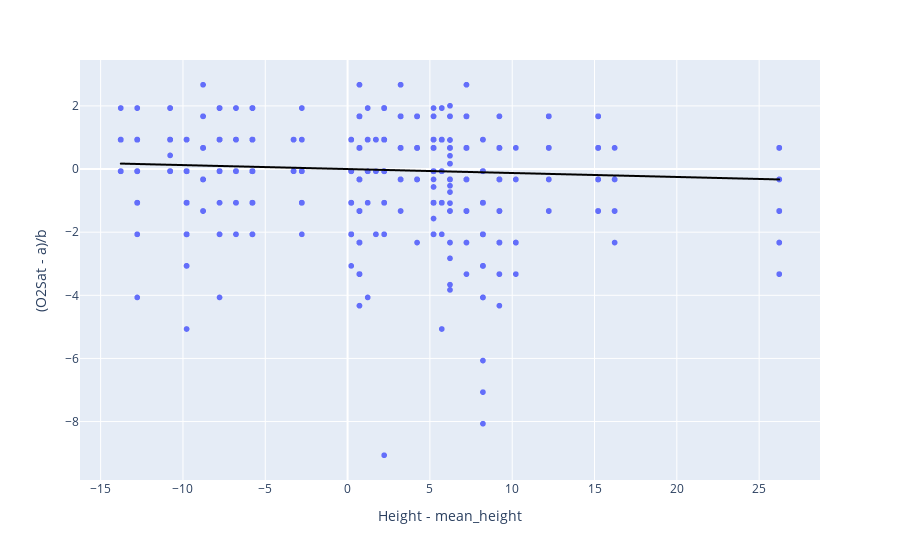

The cell this chart's notebook holds for it:
### Code cell
# Plot the residuals of the fit O2 Saturation = a + b*isMale against Height

df_healthiest = filter_healthiest(df, 80)
df_healthiest["(O2Sat - a)/b"] = df_healthiest.apply(
    lambda x: compute_O2Sat_residual_after_sex_fit(x, a[-3], b[-3]), axis=1
)
df_healthiest["Height - mean_height"] = (
    df_healthiest.Height - df_healthiest.Height.mean()
)

# Compute an print correlation between those residuals and height
print(
    f"Correlation between (O2Sat - a)/b and Height: {df_healthiest['(O2Sat - a)/b'].corr(df_healthiest.Height)}"
)

# Plot those residuals with height with trendline linera
fig = px.scatter(
    df_healthiest,
    x="Height - mean_height",
    # x="Height",
    y="(O2Sat - a)/b",
    trendline="ols",
    trendline_color_override="black",
)
fig.show()

### Figure 1 — Plotly figure (JSON) as saved in the notebook; plotly's stock layout.template omitted (floating-point values rounded to 4 significant figures; data arrays with more than 128 entries replaced by an {"elided": "..."} marker saying what was removed)
{"data": [{"hovertemplate": "Height - mean_height=%{x}<br>(O2Sat - a)/b=%{y}<extra></extra>", "legendgroup": "", "marker": {"color": "#636efa", "symbol": "circle"}, "mode": "markers", "name": "", "showlegend": false, "type": "scattergl", "x": {"elided": "3749 float values"}, "xaxis": "x", "y": {"elided": "3749 float values"}, "yaxis": "y"}, {"hovertemplate": "<b>OLS trendline</b><br>(O2Sat - a)/b = -0.0125479 * Height - mean_height + -5.18682e-16<br>R<sup>2</sup>=0.008442<br><br>Height - mean_height=%{x}<br>(O2Sat - a)/b=%{y} <b>(trend)</b><extra></extra>", "legendgroup": "", "line": {"color": "black"}, "marker": {"color": "#636efa", "symbol": "circle"}, "mode": "lines", "name": "", "showlegend": false, "type": "scattergl", "x": {"elided": "3749 float values"}, "xaxis": "x", "y": {"elided": "3749 float values"}, "yaxis": "y"}], "layout": {"legend": {"tracegroupgap": 0}, "margin": {"t": 60}, "xaxis": {"anchor": "y", "domain": [0, 1], "title": {"text": "Height - mean_height"}}, "yaxis": {"anchor": "x", "domain": [0, 1], "title": {"text": "(O2Sat - a)/b"}}}}
